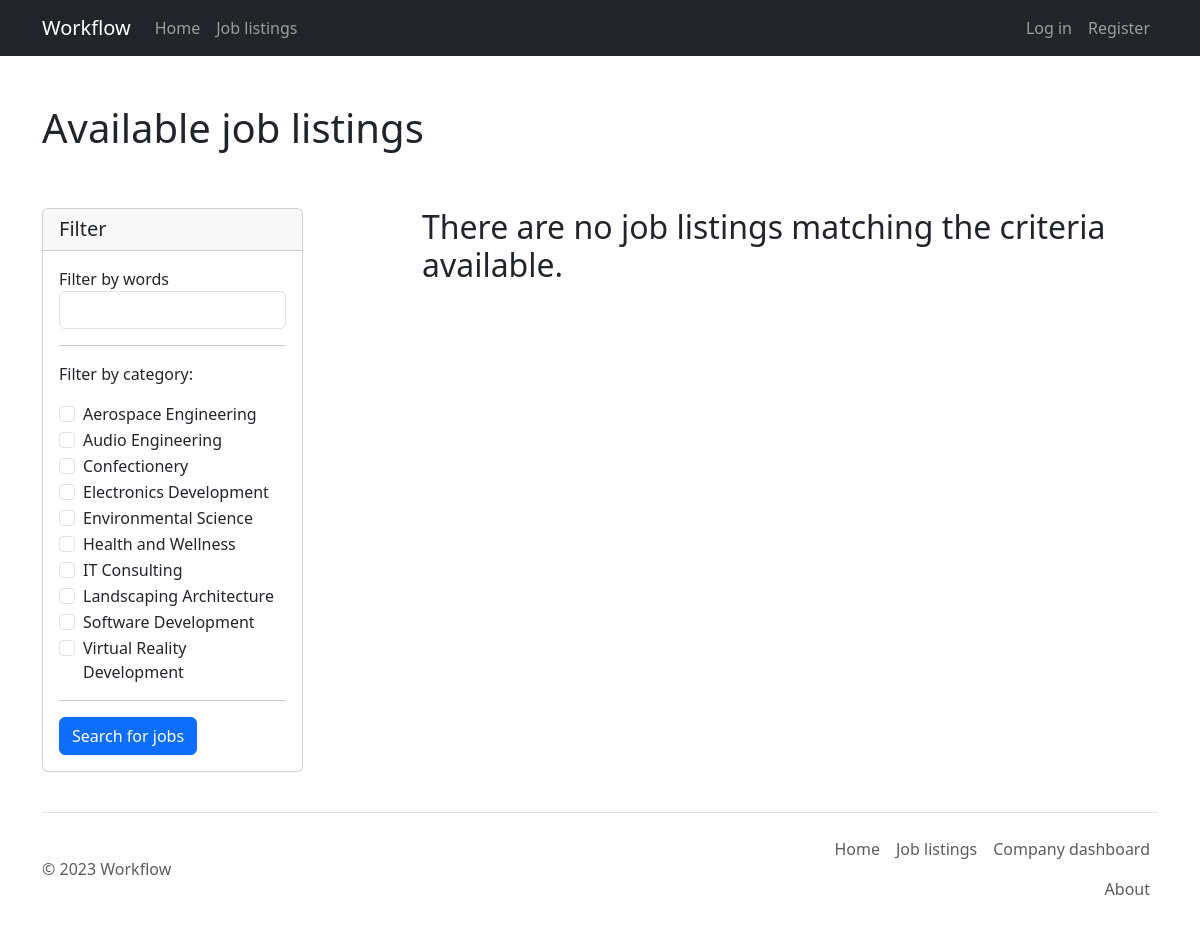
Page /jobs/index.php on the committed database.
### tables this page shows
CREATE TABLE `job_category` (
    `id` int(11) NOT NULL AUTO_INCREMENT,
    `title` varchar(255) NOT NULL,
    PRIMARY KEY (`id`)
);

### assets/include/DBHandler.php (called while the page is built, shortened)
<?php
class DBHandlerBase {
    function __construct() {
        $this->conn = $this->createDBConnection();
    }
    protected function createDBConnection() {
        $serverip = "localhost";
        $username = "root";
        $password = "";
        $dbname = "workflowdb";
        $conn = new mysqli($serverip, $username, $password, $dbname);
        mysqli_set_charset($conn, "utf8");
        return $conn;
    }
}
include_once('DBHandlerListing.php');
?>

### assets/include/DBHandlerListing.php (called while the page is built, shortened)
<?php
class DBHandlerListing extends DBHandlerBase {
    function getAllActiveListings() {
        $sql = 'SELECT jl.*, c.name as company_name, jc.title as category_title
            FROM `job_listing` jl
            JOIN `company` c ON jl.company_id = c.id
            LEFT JOIN `job_category` jc ON jl.job_category_id = jc.id
            WHERE jl.`published` = 1 AND DATE(jl.`deadline`) >= CURDATE()
            ORDER BY jl.`deadline` ASC';
        $stmt = $this->conn->prepare($sql);
        if ($stmt->execute()) {
            $result = $stmt->get_result();
            $listings = $result->fetch_all(MYSQLI_ASSOC);
            return $listings;
        } else {
            $stmt->close();
            return false;
        }
    }
    function getAllCategories() {
        $sql = 'SELECT * FROM `job_category` ORDER BY `title` ASC';
        $stmt = $this->conn->prepare($sql);
        if ($stmt->execute()) {
            $result = $stmt->get_result();
            $categories = $result->fetch_all(MYSQLI_ASSOC);
            return $categories;
        } else {
            $stmt->close();
            return false;
        }
    }
}
?>

### jobs/index.php (the view, shortened to what this page needs)
<?php include_once '../assets/include/template.php';
include_once '../assets/include/DBHandler.php';
$dbhl = new DBHandlerListing();
$categories = $dbhl->getAllCategories();
if (isset($_POST['search'])) {
    if (isset($_POST['categories'])) {
        $selectedCategories = $_POST['categories'];
    } else {
        $selectedCategories = array();
    }
    $listings = $dbhl->searchListings($_POST['filterWord'], $selectedCategories);
} else {
    $listings = $dbhl->getAllActiveListings();
}
function display() {
global $listings, $categories;
?>
    <div class="row mt-5">
        <div class="col-md-">
            <h1>Available job listings</h1>
        </div>
    </div>
    <div class="row mt-5">
        <div class="col-md-3">
            <div class="card mb-3">
                <div class="card-header">
                    <span class="h5">Filter</span>
                </div>
                <div class="card-body">
                    <form action="" method="post">
                        <div class="form-group">
                            <label for="filterWord">Filter by words</label>
                            <input type="search" class="form-control" id="filterWord" name="filterWord">
                        </div>
                        <hr>
                        <p>Filter by category:</p>
                        <?php
                        foreach($categories as $category) {
                            echo '
                            <div class="form-check">
                                <input class="form-check-input" type="checkbox" name="categories[]" value="' . $category['id'] . '" id="' . $category['title'] . '">
                                <label class="form-check-label" for="' . $category['title'] . '">
                                    ' . $category['title'] . '
                                </label>
                            </div>
                            ';
                        }
                        ?>
                        <hr>
                        <button type="submit" id="search" name="search" class="btn btn-primary">Search for jobs</button>
                    </form>
                </div>
            </div>
        </div>
        <div class="col-md-1">
        </div>
        <div class="col-md-8">
            <?php
            if (count($listings) > 0) {
                foreach($listings as $listing) {
                    echo '<div class="card mb-3">
                            <div class="card-header">
                                <span class="h5">
                                    ' . $listing["name"];
                                    if ($listing['job_category_id'] != null) {
                                        echo ' <span class="badge bg-secondary">' . $listing["category_title"] . '</span>';
                                    }
                    echo        '</span>
                            </div>
                            <div class="card-body">
                                <div class="row">
                                    <div class="col-md-9">
                                        <p class="card-text">
                                            ';
                                            if (strlen($listing["description"]) > 250) {
                                                echo substr($listing["description"], 0, 250) . '...';
                                            } else {
                                                echo $listing["description"];
                                            }
                    echo '
                                        </p>
                                        <a class="btn btn-primary stretched-link" href="listing.php?id=' . $listing['id'] . '">Read more</a>
                                    </div>
                                    <div class="col-md-3">
                                        <p>
                                            Apply before<br>
                                            <b>' . date("D d. M. Y", strtotime($listing["deadline"])) . '</b>
                                        </p>
                                        <p>
                                            Posted by<br>
                                            <b>' . $listing["company_name"] . '</b>
                                        </p>
                                    </div>
                                </div>
                            </div>
                        </div>';
                }
            } else {
                echo '<p><span class="h2">There are no job listings matching the criteria available.</span></p>';
            }
            ?>
        </div>
    </div>
<?php
}
makePage('display', 'Job listings');

### assets/include/template.php (shortened to what this page needs)
<?php
function makePage($code, $title="Page", $userFeedback=NULL, $userFeedbackColor="primary", $requireLogin=false, $requireNoUser=false) {
$pageTitle = $title;
$currentURL = $_SERVER['REQUEST_URI'];
$relativePathToRoot = str_repeat('../', (substr_count($currentURL, '/')-2));
echo '
<!doctype html>
<html style="overflow-y: scroll;">
<head>
    <meta charset="utf-8">
    <meta name="viewport" content="width=device-width, initial-scale=1">
    <link rel="stylesheet" href="' . $relativePathToRoot . 'assets/css/bootstrap.css">
    <link rel="stylesheet" href="https://cdnjs.cloudflare.com/ajax/libs/font-awesome/4.7.0/css/font-awesome.min.css">
    <title>' . $pageTitle . ' - Workflow</title>
</head>
<body>
    <nav class="navbar navbar-expand-lg navbar-dark bg-dark">
        <div class="container">
            <a class="navbar-brand" href="' . $relativePathToRoot . '">Workflow</a>
            <button class="navbar-toggler" type="button" data-bs-toggle="collapse" data-bs-target="#mainNavbar">
                <span class="navbar-toggler-icon"></span>
            </button>
            <div class="collapse navbar-collapse" id="mainNavbar">
            <ul class="navbar-nav me-auto mb-2 mb-lg-0">
                <li class="nav-item">
                    <a class="nav-link" href="' . $relativePathToRoot . 'index.php">Home</a>
                </li>
                <li class="nav-item">
                    <a class="nav-link" href="' . $relativePathToRoot . 'jobs/index.php">Job listings</a>
                </li>
            </ul>';
            if (!empty($_SESSION['user_id'])) {
                echo '
                <ul class="navbar-nav mb-2 mb-lg-0">
                    <li class="nav-item dropdown">
                        <a class="nav-link dropdown-toggle" href="#" data-bs-toggle="dropdown">Hello, ' . $_SESSION['user_fname'] . ' ' . $_SESSION['user_lname'] . '!</a>
                        <ul class="dropdown-menu">
                            <li class="nav-item">
                                <a class="dropdown-item" href="' . $relativePathToRoot . 'user/index.php">My profile</a>
                            </li>
                            <li class="nav-item">
                                <a class="dropdown-item" href="' . $relativePathToRoot . 'user/logout.php">Log out</a>
                            </li>
                        </ul>
                    </li>
                </ul>
                ';
            } else {
                echo '
                <ul class="navbar-nav mb-2 mb-lg-0">
                    <li class="nav-item">
                        <a class="nav-link" href="' . $relativePathToRoot . 'user/login.php">Log in</a>
                    </li>
                    <li class="nav-item">
                        <a class="nav-link" href="' . $relativePathToRoot . 'user/register.php">Register</a>
                    </li>
                </ul>
                ';
            }
            echo '
            </div>
        </div>
    </nav>
    <main>
        <div class="container">';
    $code();
    echo '
        </div>
    </main>
    <div class="container">
        <footer class="d-flex flex-wrap justify-content-between align-items-center py-3 my-4 border-top">
            <p class="col-md-4 mb-0 text-muted">&copy; ' . date("Y") . ' Workflow</p>
            <ul class="nav col-md-4 justify-content-end">
                <li class="nav-item">
                    <a class="nav-link px-2 text-muted" href="' . $relativePathToRoot . 'index.php">Home</a>
                </li>
                <li class="nav-item">
                    <a class="nav-link px-2 text-muted" href="' . $relativePathToRoot . 'jobs/index.php">Job listings</a>
                </li>
                <li class="nav-item">
                    <a class="nav-link px-2 text-muted" href="' . $relativePathToRoot . 'company/index.php">Company dashboard</a>
                </li>
                <li class="nav-item">
                    <a class="nav-link px-2 text-muted" href="' . $relativePathToRoot . 'about.php">About</a>
                </li>
            </ul>
        </footer>
    </div>
    <script src="' . $relativePathToRoot . 'assets/js/bootstrap.bundle.js"></script>
    <script>
    var tooltipTriggerList = [].slice.call(document.querySelectorAll(\'[data-bs-toggle="tooltip"]\'))
    var tooltipList = tooltipTriggerList.map(function (tooltipTriggerEl) {
    return new bootstrap.Tooltip(tooltipTriggerEl)
    })
    </script>
</body>
</html>'
;}
?>

### rows in the picture
job_category: title "Aerospace Engineering"
job_category: title "Audio Engineering"
job_category: title "Confectionery"
job_category: title "Electronics Development"
job_category: title "Environmental Science"
job_category: title "Health and Wellness"
job_category: title "IT Consulting"
job_category: title "Landscaping Architecture"
job_category: title "Software Development"
job_category: title "Virtual Reality Development"
